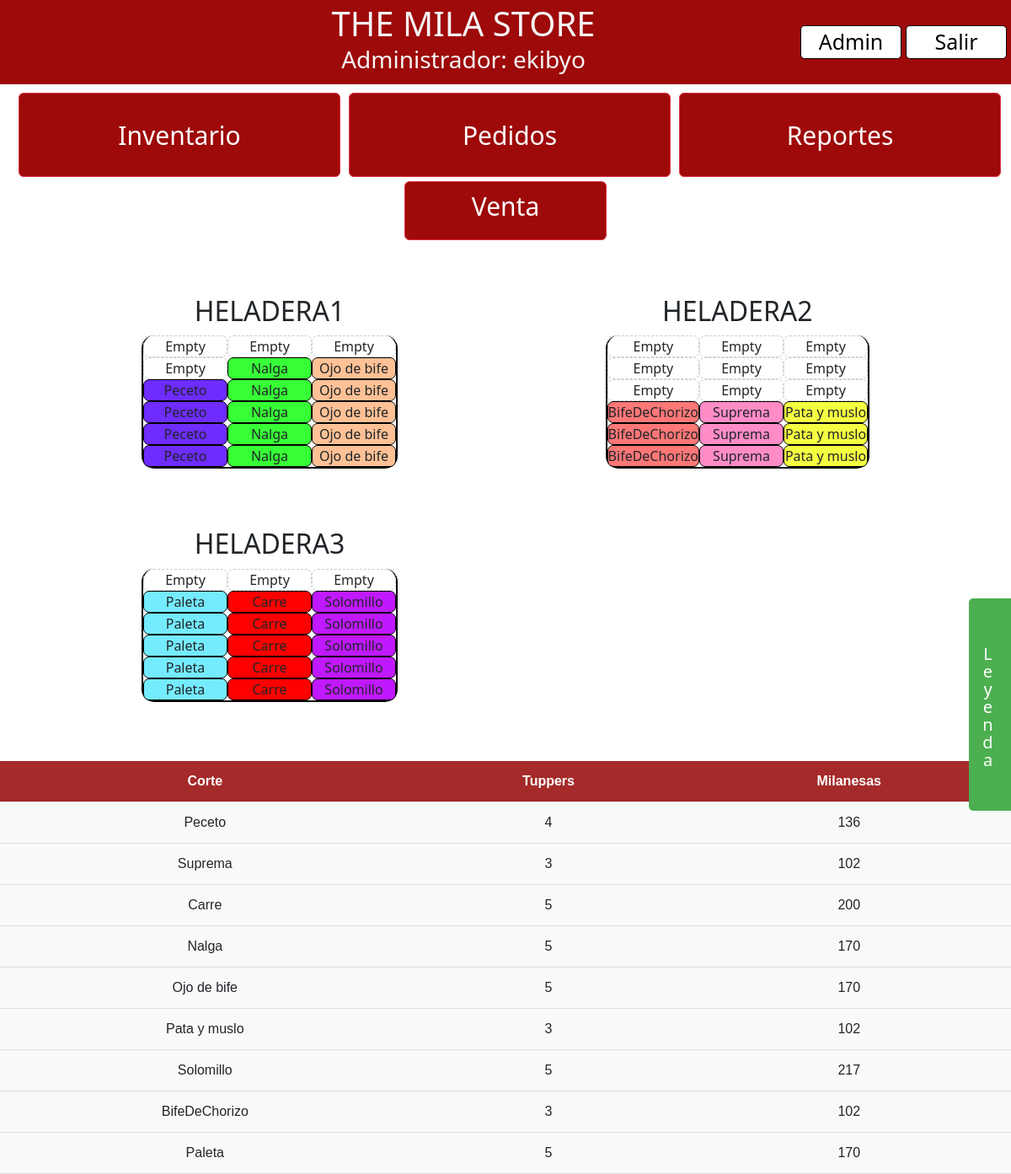
The app's page / (signed in) with its own data.
### inventory/models.py (models this page shows, shortened)
class Refrigerator(models.Model):
    name = models.CharField(max_length=100)
    def get_columns_tuppers(self):
        columns = []
        for column in self.column_set.all():
            column_data = {
                'column': column,
                'tuppers': list(column.column_generator())
            }
            columns.append(column_data)
        return columns

class Column(models.Model):
    refrigerator = models.ForeignKey(Refrigerator, on_delete=models.CASCADE)
    capacity = models.IntegerField(validators=[MinValueValidator(1)])
    def column_generator(self):
        capacity = self.capacity
        subcolumns = SubColumn.objects.filter(total_tuppers__gt=0, column=self)
        total_tuppers_list = subcolumns.values_list('total_tuppers', flat=True)
        map_subcolumns_total_tuppers = dict(zip(subcolumns, total_tuppers_list))
        tuppers_count = sum(total_tuppers_list)
        empty_space = capacity - tuppers_count
        transparent_tuppers = [None] * empty_space
        groups = [repeat(subcolumn, total_tuppers) for subcolumn, total_tuppers in map_subcolumns_total_tuppers.items()]
        ordered_tuppers = transparent_tuppers + list(zip_longest(*groups, fillvalue=None))
        for tuppers in ordered_tuppers:
            if isinstance(tuppers, tuple):
                for subcolumn in tuppers:
                    if subcolumn is not None:
                        yield subcolumn.cut
            else:
                yield None  # Transparent tupper

class Cut(models.Model):
    name = models.CharField(max_length=100)
    milas_per_tupper = models.IntegerField()
    reorder_threshold = models.IntegerField(default=10)
    reorder_tuppers = models.IntegerField(default=10)
    is_order_pending = models.BooleanField(default=False)
    color = ColorField(default='#FF0000')
    unit_price = models.DecimalField(max_digits=10, decimal_places=2, default=0.00, null=True, blank=True)
    days_until_expiration = models.IntegerField(default=180)
    @property
    def total_tuppers(self):
        return sum(subcolumn.total_tuppers for subcolumn in SubColumn.objects.filter(cut=self))
    @property
    def total_milas(self):
        return sum(subcolumn.total_milanesas for subcolumn in SubColumn.objects.filter(cut=self))

class SubColumn(models.Model):
    column = models.ForeignKey(Column, on_delete=models.CASCADE)
    cut = models.ForeignKey(Cut, on_delete=models.CASCADE)
    total_tuppers = models.IntegerField(default=0)
    milas_tupper_in_use = models.IntegerField(default=0)
    @property
    def total_milanesas(self):
        return (self.total_tuppers - 1) * self.cut.milas_per_tupper + self.milas_tupper_in_use

### inventory/views.py (the view)
# urls.py: path('', views.inventory, name='inventory'),
@login_required
def inventory(request):
    refrigerators = Refrigerator.objects.prefetch_related('column_set__subcolumn_set')
    cuts = Cut.objects.all()
    context = {
        'refrigerators': refrigerators,
        'cuts': cuts
    }
    return render(request, 'inventory/inventory.html', context)

### inventory/templates/inventory/inventory.html (shortened to what this page needs)
{% extends 'base.html' %}
{% load custom_tags %}
{% load static %}
{% block css_files %}
    <link rel="stylesheet" href="{% static "inventory/inventory.css" %}">
{% endblock %}
{% block content %}
    <div class="sidebar">
        <h3 id="leyenda">Leyenda</h3>
        <ul id="figuras">
        </ul>
    </div>
    <div id="divheladeras">
        {% for refrigerator in refrigerators %}
            <div class="conheladera">
                <h2 class="nombre">{{ refrigerator.name }}</h2>
                <div class="row">
                    {% for column_data in refrigerator.get_columns_tuppers %}
                        <ul class="column">
                            {% for tupper in column_data.tuppers %}
                                {% if tupper %}
                                    <li class="lis" style="background-color: {{ tupper.color }}">
                                        {{ tupper.name }}
                                    </li>
                                {% else %}
                                    <li class="lis" style="background-color: transparent; border: 1px dashed #cccccc; ">
                                        Empty
                                    </li>
                                {% endif %}
                            {% endfor %}
                        </ul>
                    {% endfor %}
                </div>
            </div>
        {% endfor %}
    </div>
    <div id="stock">
        <table class="stock-table">
            <thead>
            <tr>
                <th title="Tipo de corte">Corte</th>
                <th title="Cantidad total tuppers">Tuppers</th>
                <th title="Cantidad total milanesas">Milanesas</th>
            </tr>
            </thead>
            <tbody>
            {% for cut in cuts %}
                <tr>
                    <td>{{ cut.name }}</td>
                    <td>{{ cut.total_tuppers }}</td>
                    <td>{{ cut.total_milas }}</td>
                </tr>
            {% endfor %}
            </tbody>
        </table>
    </div>
{% endblock %}

### templates/base.html (shortened to what this page needs)
{% load static %}
<!DOCTYPE html>
<html lang="esp">
<head>
    <link href="https://cdn.jsdelivr.net/npm/bootstrap@5.3.3/dist/css/bootstrap.min.css" rel="stylesheet"
>
    <link rel="stylesheet" href="{% static "base.css" %}">
    {% block css_files %}{% endblock %}
</head>
<body>
    <header id="navbar">
        <div id="tit">
            <h1>THE MILA STORE </h1>
            <h3>{% if user.is_staff or user.is_superuser %}Administrador{% else %}Empleado{% endif %}: {{ user.username }}</h3>
        </div>
        {% if user.is_staff or user.is_superuser %}
            <a href="{% url 'admin:index' %}" id="secondary">Admin</a>
        {% endif %}
        <a href="{% url 'logout' %}" id="secondary">Salir</a>
    </header>
    <div class="container-fluid">
        <a href="{% url 'inventory' %}"><button type="button" class="btn btn-danger">Inventario</button></a>
        <a href="{% url 'orders' %}"><button type="button" class="btn btn-danger">Pedidos</button></a>
        <a href="{% url 'reports' %}"><button type="button" class="btn btn-danger">Reportes</button></a>
    </div>
    <div  class="centered-container" >
    <a href="{% url 'sell_milas' %}" id="ventanaventa" class="btn btn-danger venta" >Venta</a>
    </div>
        {% block content %}
    {% endblock %}
</body>
</html>

### static/base.css (style rules this page uses)
html,body { margin: 0; }
header { display: flex; align-items: center; justify-content: space-between; background-color:#9e0909; font-size: 30px; width: 100%; height: 100px; color: whitesmoke; }
.btn-danger { width:100%; height: 100px; font-size:30px; margin:5px; background-color:#9e0909; }
.container-fluid { width:100%; display:flex; flex-direction:row; }
.container-fluid a, button { width:40%; height: 100px; font-size:25px; margin:5px; }
#secondary { text-align: center; width: 10%; background-color: white; color: black; margin-right: 5px; font-size: 25px; border: 1px solid black; text-decoration: none; border-radius: 5px; transition: background-color 0.3s, color 0.3s; }
#tit { padding-left:150px; margin:auto; text-align: center; }
h1 { text-align: center; display: inline-block; margin: 0; }
.venta { width: 20%; height: 70px; background-color:#9e0909; margin-left:40%; color:white; font-size:30px; }
.centered-container { display: flex; }

### inventory/static/inventory/inventory.css (style rules this page uses)
body { padding: 0; margin: 0; height: 100%; overflow-y: scroll; overflow-x: hidden; }
#divheladeras { width: 70%; display: flex; margin: 50px auto; flex-wrap: wrap; align-items: flex-start; justify-content: space-between; gap: 40px; margin: 50px auto; }
.row { display: flex; flex-wrap: nowrap; border: 2px solid black; border-top: none; border-radius: 15px; width: auto; align-items: flex-end; }
.column { list-style-type: none; padding: 0; margin: 0px; display: flex; flex-direction: column; flex: 1; }
.lis { display: flex; justify-content: center; align-items: center; background-color: lightsalmon; border: 1px solid black; border-radius:7px; text-align: center; min-width: 100px; }
.nombre { text-align: center; margin: 10px 0; text-transform: uppercase; }
.conheladera { margin-bottom: 20px; display: flex; flex-direction: column; }
.sidebar { position: fixed; top: 60%; right: -150px; width: 200px; background-color: #4CAF50; color: white; transform: translateY(-50%); transition: right 0.3s ease; padding: 10px; border-radius: 5px 0 0 5px; overflow: hidden; white-space: nowrap; display: flex; flex-direction: row; flex-wrap: nowrap; justify-content: flex-start; align-items: center; letter-spacing: -1px; }
.sidebar h3 { writing-mode: vertical-lr; text-orientation: upright; margin: 0; font-size: 20px; }
dl, ol, ul { margin-top: 0; list-style-type: none; }
#figuras { display: flex; align-content: space-around; flex-direction: column; }
ul li { display: flex; }
#leyenda { letter-spacing: -6px; }
.stock-table { width: 100%; border-collapse: collapse; font-family: Arial, sans-serif; margin-top: 20px; }
th, td { padding: 12px; text-align: center; border-bottom: 1px solid #ddd; }
th { background-color: brown; color: white; font-weight: bold; }
table tr { background-color: #f9f9f9; }

### records on screen
Refrigerator: name "HELADERA1"
Cut: name "Peceto", total_tuppers "4", total_milas "136"
Cut: name "Nalga", total_tuppers "5", total_milas "170"
Cut: name "Ojo de bife", total_tuppers "5", total_milas "170"
Refrigerator: name "HELADERA2"
Cut: name "BifeDeChorizo", total_tuppers "3", total_milas "102"
Cut: name "Suprema", total_tuppers "3", total_milas "102"
Cut: name "Pata y muslo", total_tuppers "3", total_milas "102"
Refrigerator: name "HELADERA3"
Cut: name "Paleta", total_tuppers "5", total_milas "170"
Cut: name "Carre", total_tuppers "5", total_milas "200"
Cut: name "Solomillo", total_tuppers "5", total_milas "217"

### other values on screen
{{ user.username }} "ekibyo"
